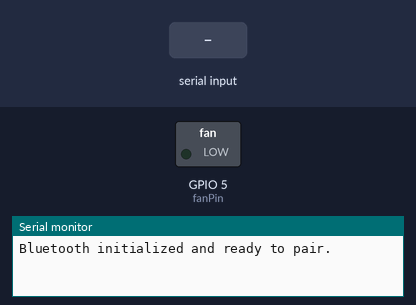
Recording of a sketch running on a simulated ESP32. On the bench: switched loads named in the sketch (green lamp = pin HIGH), the last lines printed to the serial monitor. The test bench sets the inputs (shaded band). Nothing arrives over Bluetooth unless stated.

Above: at 1.2 s.
1.3 s: "ACTIVATE\n" received over the second serial link
At 1.8 s:
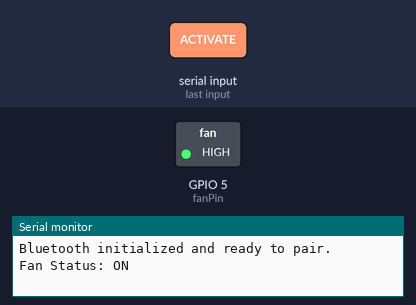
2.8 s: "DEACTIVATE\n" received over the second serial link
At 4.1 s:
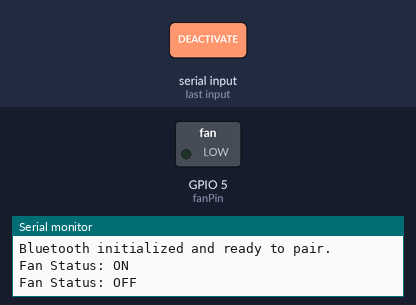
Timing chart, 0 to 5.8 s (numbered marks = the images above; inputs shaded):
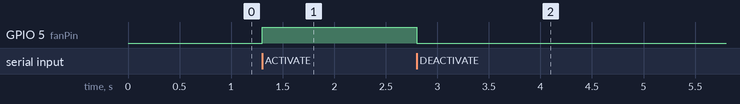

Measured:
- after the input at 1.3 s, GPIO 5 (fanPin): LOW → HIGH at once
- after the input at 2.8 s, GPIO 5 (fanPin): HIGH → LOW at once

The sketch:

Bluetooth_Receive_Data_from_Raspberry.ino
```cpp
#include "BluetoothSerial.h"

// Create Bluetooth Serial object
BluetoothSerial SerialBT;

// Define the fan pin
const int fanPin = 5;  // Digital pin connected to the fan

void setup() {
  // Start serial communication for debugging
  Serial.begin(115200);

  // Initialize Bluetooth with a device name
  if (!SerialBT.begin("ESP32_Fan_Control")) {  // Bluetooth device name
    Serial.println("Bluetooth initialization failed!");
    return;
  }

  Serial.println("Bluetooth initialized and ready to pair.");

  // Set the fan pin as output
  pinMode(fanPin, OUTPUT);
  digitalWrite(fanPin, LOW);  // Initially, the fan is off
}

void loop() {
  // Check if there are any incoming messages
  if (SerialBT.available()) {
    String command = SerialBT.readStringUntil('\n');
    command.trim();  // Remove any extra whitespace

    // Control the fan based on the received command
    if (command == "ACTIVATE") {
      digitalWrite(fanPin, HIGH);  // Turn on the fan
      Serial.println("Fan Status: ON");
    } else if (command == "DEACTIVATE") {
      digitalWrite(fanPin, LOW);  // Turn off the fan
      Serial.println("Fan Status: OFF");
    }
  }
}
```
